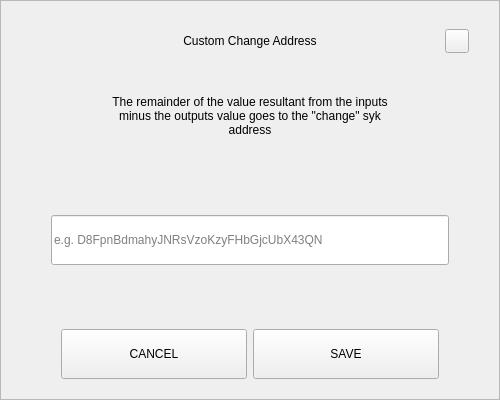
<?xml version="1.0" encoding="UTF-8"?>
<ui version="4.0">
 <class>SendChangeAddressDialog</class>
 <widget class="QDialog" name="SendChangeAddressDialog">
  <property name="geometry">
   <rect>
    <x>0</x>
    <y>0</y>
    <width>500</width>
    <height>400</height>
   </rect>
  </property>
  <property name="windowTitle">
   <string>Dialog</string>
  </property>
  <layout class="QVBoxLayout" name="verticalLayout">
   <property name="spacing">
    <number>0</number>
   </property>
   <property name="leftMargin">
    <number>0</number>
   </property>
   <property name="topMargin">
    <number>0</number>
   </property>
   <property name="rightMargin">
    <number>0</number>
   </property>
   <property name="bottomMargin">
    <number>0</number>
   </property>
   <item>
    <widget class="QFrame" name="frame">
     <property name="styleSheet">
      <string notr="true"/>
     </property>
     <property name="frameShape">
      <enum>QFrame::StyledPanel</enum>
     </property>
     <property name="frameShadow">
      <enum>QFrame::Raised</enum>
     </property>
     <layout class="QVBoxLayout" name="verticalLayout_2" stretch="0,0,0,0,0,0,0">
      <property name="spacing">
       <number>0</number>
      </property>
      <property name="leftMargin">
       <number>30</number>
      </property>
      <property name="topMargin">
       <number>20</number>
      </property>
      <property name="rightMargin">
       <number>30</number>
      </property>
      <property name="bottomMargin">
       <number>20</number>
      </property>
      <item>
       <layout class="QHBoxLayout" name="horizontalLayout_3">
        <property name="spacing">
         <number>0</number>
        </property>
        <item>
         <spacer name="horizontalSpacer_2">
          <property name="orientation">
           <enum>Qt::Horizontal</enum>
          </property>
          <property name="sizeHint" stdset="0">
           <size>
            <width>40</width>
            <height>20</height>
           </size>
          </property>
         </spacer>
        </item>
        <item>
         <widget class="QLabel" name="labelTitle">
          <property name="minimumSize">
           <size>
            <width>0</width>
            <height>40</height>
           </size>
          </property>
          <property name="maximumSize">
           <size>
            <width>16777215</width>
            <height>40</height>
           </size>
          </property>
          <property name="styleSheet">
           <string notr="true">padding-left:24px;</string>
          </property>
          <property name="text">
           <string>Custom Change Address</string>
          </property>
          <property name="alignment">
           <set>Qt::AlignCenter</set>
          </property>
          <property name="margin">
           <number>7</number>
          </property>
         </widget>
        </item>
        <item>
         <spacer name="horizontalSpacer">
          <property name="orientation">
           <enum>Qt::Horizontal</enum>
          </property>
          <property name="sizeHint" stdset="0">
           <size>
            <width>40</width>
            <height>20</height>
           </size>
          </property>
         </spacer>
        </item>
        <item>
         <widget class="QPushButton" name="btnEsc">
          <property name="minimumSize">
           <size>
            <width>24</width>
            <height>24</height>
           </size>
          </property>
          <property name="maximumSize">
           <size>
            <width>24</width>
            <height>24</height>
           </size>
          </property>
          <property name="focusPolicy">
           <enum>Qt::NoFocus</enum>
          </property>
          <property name="text">
           <string/>
          </property>
         </widget>
        </item>
       </layout>
      </item>
      <item>
       <spacer name="verticalSpacer_2">
        <property name="orientation">
         <enum>Qt::Vertical</enum>
        </property>
        <property name="sizeType">
         <enum>QSizePolicy::Fixed</enum>
        </property>
        <property name="sizeHint" stdset="0">
         <size>
          <width>20</width>
          <height>20</height>
         </size>
        </property>
       </spacer>
      </item>
      <item alignment="Qt::AlignHCenter">
       <widget class="QLabel" name="labelMessage">
        <property name="minimumSize">
         <size>
          <width>0</width>
          <height>70</height>
         </size>
        </property>
        <property name="text">
         <string>The remainder of the value resultant from the inputs minus the outputs value goes to the &quot;change&quot; syk address</string>
        </property>
        <property name="alignment">
         <set>Qt::AlignCenter</set>
        </property>
        <property name="wordWrap">
         <bool>true</bool>
        </property>
       </widget>
      </item>
      <item>
       <spacer name="verticalSpacer_3">
        <property name="orientation">
         <enum>Qt::Vertical</enum>
        </property>
        <property name="sizeHint" stdset="0">
         <size>
          <width>20</width>
          <height>40</height>
         </size>
        </property>
       </spacer>
      </item>
      <item>
       <layout class="QHBoxLayout" name="horizontalLayout_2">
        <property name="spacing">
         <number>0</number>
        </property>
        <property name="leftMargin">
         <number>20</number>
        </property>
        <property name="rightMargin">
         <number>20</number>
        </property>
        <item>
         <widget class="QLineEdit" name="lineEditAddress">
          <property name="minimumSize">
           <size>
            <width>0</width>
            <height>50</height>
           </size>
          </property>
          <property name="placeholderText">
           <string notr="true">e.g. D8FpnBdmahyJNRsVzoKzyFHbGjcUbX43QN</string>
          </property>
         </widget>
        </item>
       </layout>
      </item>
      <item>
       <spacer name="verticalSpacer">
        <property name="orientation">
         <enum>Qt::Vertical</enum>
        </property>
        <property name="sizeHint" stdset="0">
         <size>
          <width>20</width>
          <height>40</height>
         </size>
        </property>
       </spacer>
      </item>
      <item>
       <layout class="QHBoxLayout" name="horizontalLayout" stretch="2,2">
        <property name="spacing">
         <number>6</number>
        </property>
        <property name="leftMargin">
         <number>30</number>
        </property>
        <property name="rightMargin">
         <number>30</number>
        </property>
        <item>
         <widget class="QPushButton" name="btnCancel">
          <property name="minimumSize">
           <size>
            <width>180</width>
            <height>50</height>
           </size>
          </property>
          <property name="focusPolicy">
           <enum>Qt::NoFocus</enum>
          </property>
          <property name="text">
           <string>CANCEL</string>
          </property>
         </widget>
        </item>
        <item>
         <widget class="QPushButton" name="btnSave">
          <property name="minimumSize">
           <size>
            <width>180</width>
            <height>50</height>
           </size>
          </property>
          <property name="focusPolicy">
           <enum>Qt::NoFocus</enum>
          </property>
          <property name="text">
           <string>SAVE</string>
          </property>
         </widget>
        </item>
       </layout>
      </item>
     </layout>
    </widget>
   </item>
  </layout>
 </widget>
 <resources/>
 <connections/>
</ui>
